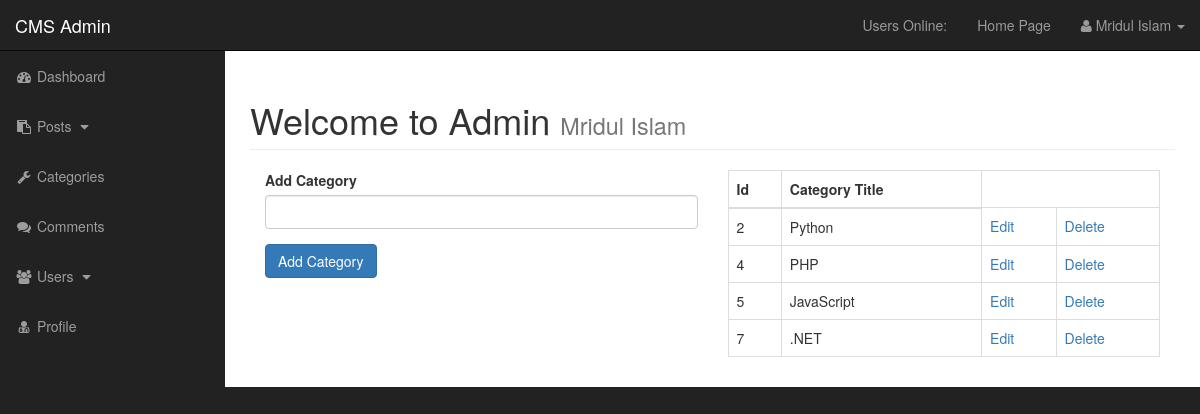
The app's page /admin/categories.php (signed in), older data.
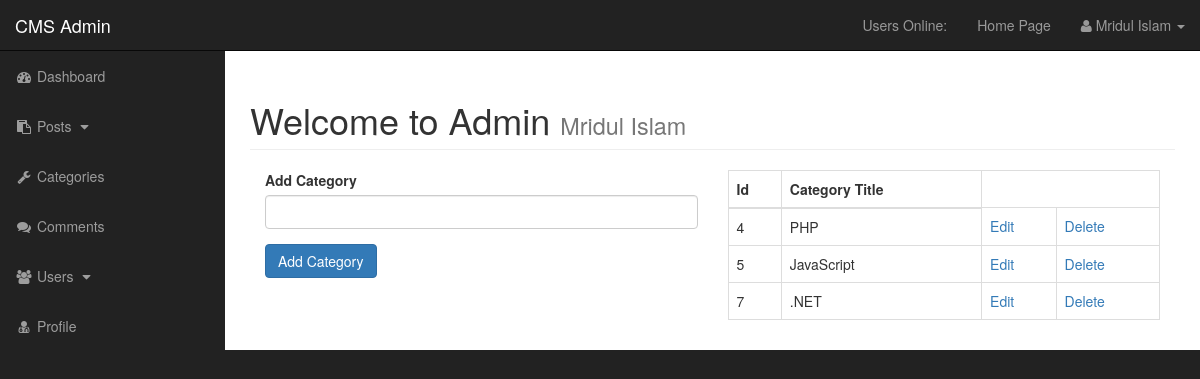
The same page, newer data.
### tables this page shows
CREATE TABLE `categories` (
  `cat_id` int(5) NOT NULL,
  `cat_title` varchar(255) NOT NULL
);

### admin/function.php (the view, shortened to what this page needs)
<?php
function showAllCategories(){
	global $connection;
	$query = "SELECT * FROM categories";
    $query_result = mysqli_query($connection, $query);
    while($row = mysqli_fetch_assoc($query_result)){
        $cat_id = $row["cat_id"];
        $cat_title = $row["cat_title"];
        echo "<tr>";
            echo "<td> {$cat_id} </td>";
            echo "<td> {$cat_title} </td>";
            echo "<td> <a href='categories.php?edit={$cat_id}'> Edit </a> </td>";
            echo "<td><a rel='$cat_id' href='javascript:void(0)' class='delete_link'> Delete </a></td>";
        echo "</tr>";
    };
}
?>

Row changes from the older to the newer data that the page shows:
removed categories: cat_id "2", cat_title "Python"
